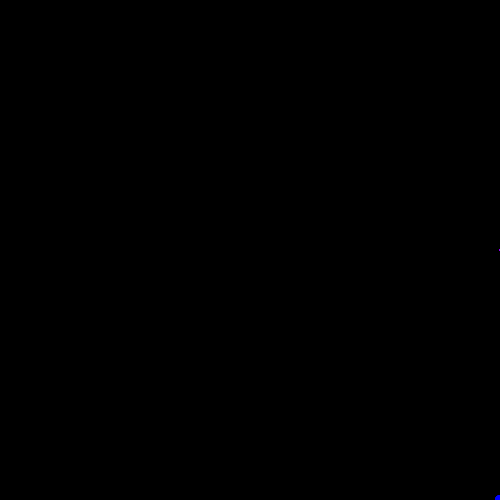
Frame 1 (no input)
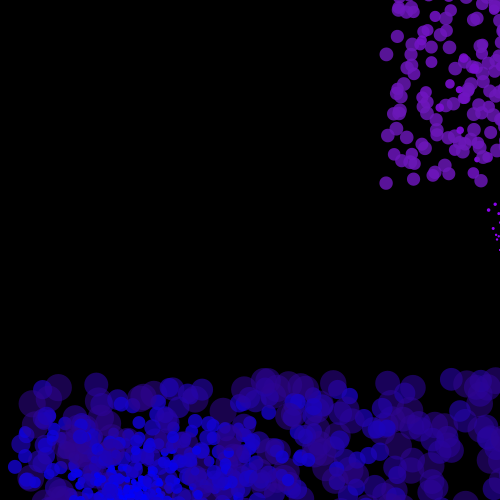
Frame 60 (the mouse pressed at the canvas centre just before this capture)
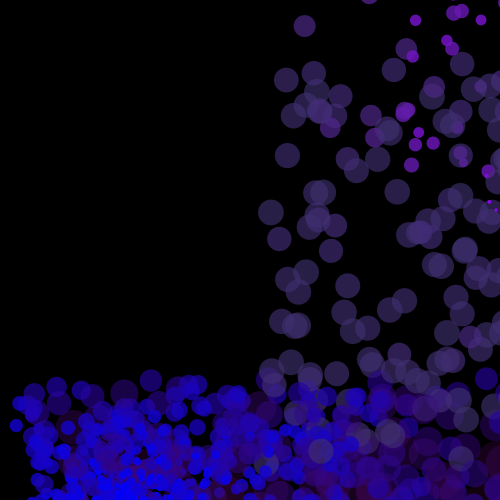
Frame 120 (the mouse held since frame 60 and released just before this capture)

The Processing sketch that drew these frames (run headless with seeded random() and noise(); from frame 60 on, the mouse is pressed at the canvas centre):

// Processing sketch: processing_41768
// ── processing_41768.pde

int numParticles = 800;
GenParticle[] p = new GenParticle[numParticles];

void setup() {
  size(500, 500);
  noStroke();
  smooth();
  for (int i = 0; i < p.length; i++) {
    float velX = random(-1, 8);
    float velY = random(-1, 4);

    if (random(10)> 2) {
      //Blue Particles...Along the bottom origin on right...horzontal
      p[i] = new CeliParticle( width, height, velX, velY, 8.0, width/4, height);
    }
    else {
      //Purple Particles.. From top to bottom origin at the end in the center...vertical
      p[i] = new BolloParticle(width, height, velX, velY, 4.0, width, height/2);
    }
  }
}
void draw() {
  fill(0, 255);
  rect(0, 0, width, height);
  fill(255, 60);
  for (int i = 0; i < p.length; i++) {
    p[i].update();
    p[i].regenerate();
    p[i].display();
  }
}

class CeliParticle extends GenParticle {
  float age;

  CeliParticle(float xIn, float yIn, float vxIn, float vyIn, float r, float ox, float oy) {
    super(xIn, yIn, vxIn, vyIn, r, ox, oy);
    age = 0;
  }
  //Blue ellipse...really bright
  void display() {
    color c = lerpColor(color(0, 0, 255), color(100, 10, 10, 0), age * 0.008);
    fill(c);
    ellipse(x, y, radius, radius);
    radius+= 0.4;
    age++;
  }
  //Its an explosion of blue ellipses
  void regenerate() {
    if ((x > width + radius) || ( x < radius) ||
      (y > height + radius) || (y < radius)) {
      x = originX;
      y = originY;
      vx = random(-5, 8);
      vy = random(-5, 4);
      radius = 4.0;
      age = 0;
    }
  }
}

class BolloParticle extends GenParticle {
  float age;

  BolloParticle(float xIn, float yIn, float vxIn, float vyIn, float r, float ox, float oy) {
    super (xIn, yIn, vxIn, vyIn, r, ox, oy);
    age= random(40, 80);
  }

  //Purple Ellipses...lighter
  void display() {
    color c = lerpColor(color(150, 0, 255), color(0, 80, 10, 100), age * 0.005);
    fill(c);
    ellipse(x, y, radius, radius);
    radius+=0.20;
    age++;
  }
  //Keeps going but its less than the blue ellipses
  void regenerate() {
    if ((x > width + radius) || (x < -radius) ||
      (y > height + radius) || (y < -radius)) {
      x = originX;
      y = originY;
      vx = random(-2, 4);
      vy = random(-8, -4);
      radius = 2.0;
      age = 0;
    }
  }
}

class Particle {
  float x, y; // The x- and y-coordinates
  float vx, vy; // The x- and y-velocities
  float radius; // Particle radius
  float gravity = 0.1;

  Particle(float xpos, float ypos, float velx, float vely, float r) {
    x = xpos;
    y = ypos;
    vx = velx;
    vy = vely;
    radius = r;
  }

  void update() {    
      vy = vy + gravity;
      y += vy;
      x += vx;

  }
    void display() {
      ellipse(x, y, radius*2, radius*2);
    }
  }


  class GenParticle extends Particle {
    float originX, originY;

    GenParticle(float xIn, float yIn, float vxIn, float vyIn, float r, float ox, float oy) {
      super(xIn, yIn, vxIn, vyIn, r);
      originX = ox;
      originY = oy;
    }

    void regenerate() {
      if ((x > width + radius) || (x < -radius) ||
        (y > height + radius) || (y < -radius)) {
        x = originX;
        y = originY;
        vx = random(-1.0, 1.0);
        vy = random(-8.0, -2.0);
      }
    }
  }
